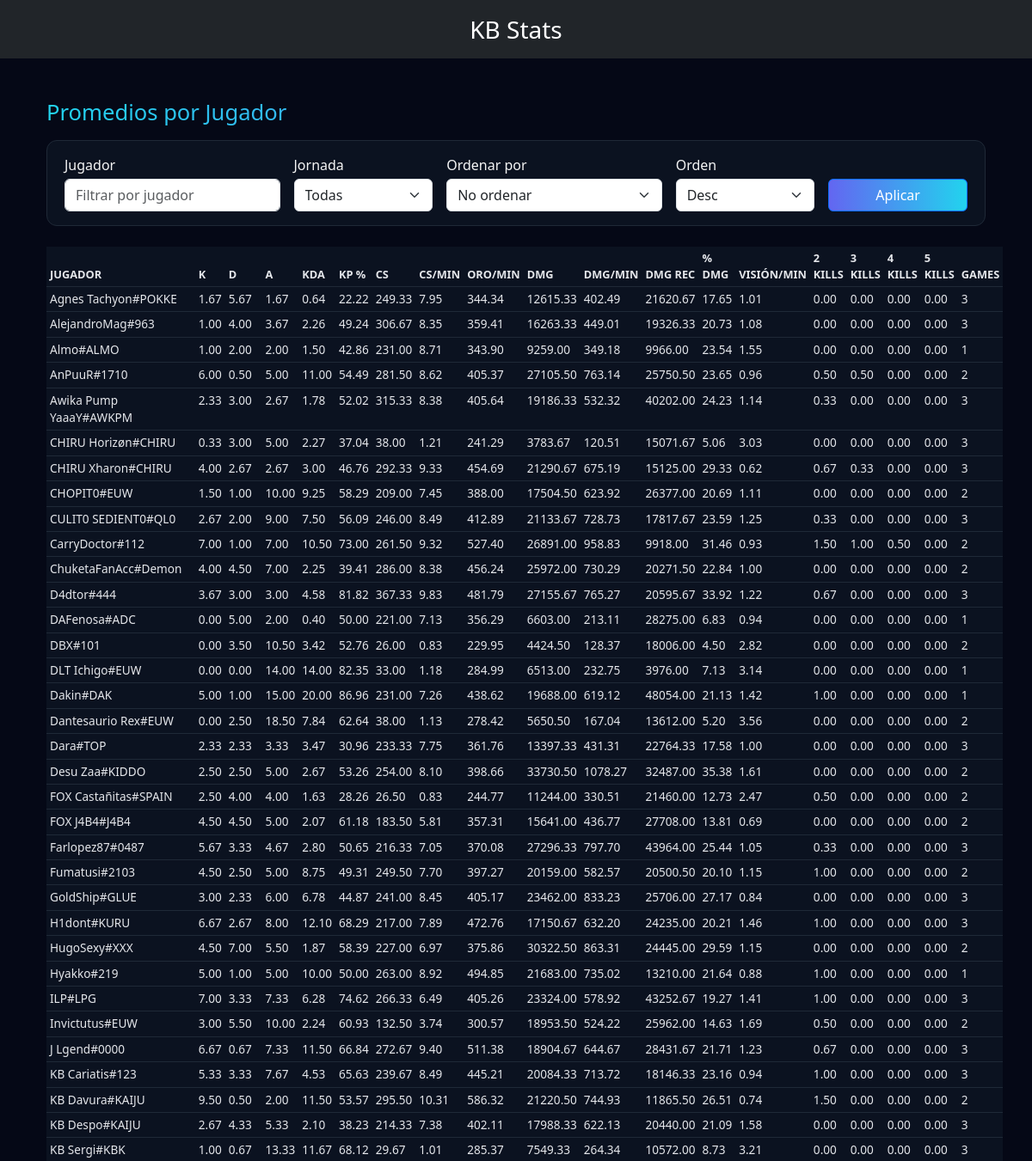
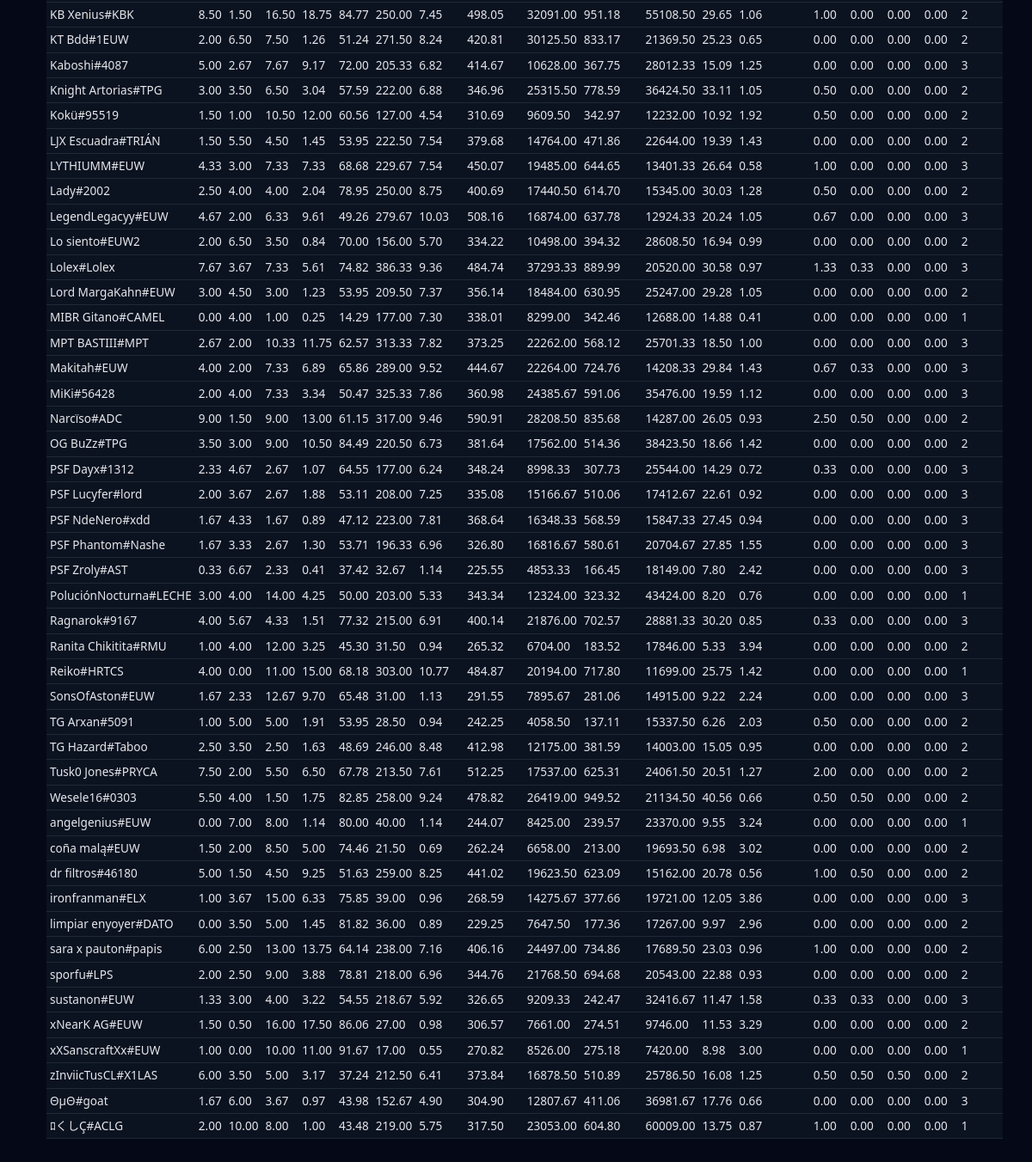
The page /promedios_jugadores/?format=html on the database its author committed (2 pictures, top to bottom).
### KBStats/Cinturones/models.py (models this page shows, shortened)
class StatsJugador(models.Model):
	partida = models.ForeignKey(Partida, on_delete=models.CASCADE, related_name='stats_jugadores')
	jugador = models.ForeignKey(Jugador, on_delete=models.CASCADE, related_name='stats')
	campeon = models.CharField(max_length=100, blank=True, null=True)
	rol = models.CharField(max_length=20, blank=True, null=True)
	equipo_nombre = models.CharField(max_length=200, blank=True, null=True)
	kills = models.IntegerField(default=0)
	muertes = models.IntegerField(default=0)
	asistencias = models.IntegerField(default=0)
	kda = models.FloatField(default=0.0)
	kp_porcentaje = models.FloatField(default=0.0)
	oro_min = models.FloatField(default=0.0)
	dano_infligido = models.BigIntegerField(default=0)
	porcentaje_dano_equipo = models.FloatField(default=0.0)
	dano_min = models.FloatField(default=0.0)
	dano_recibido = models.BigIntegerField(default=0)
	cs = models.IntegerField(default=0)
	cs_min = models.FloatField(default=0.0)
	vision_min = models.FloatField(default=0.0)
	double_kills = models.IntegerField(default=0)
	triple_kills = models.IntegerField(default=0)
	quadra_kills = models.IntegerField(default=0)
	penta_kills = models.IntegerField(default=0)
	created_at = models.DateTimeField(auto_now_add=True)
	class Meta:
		verbose_name = "Estadística de Jugador"
		verbose_name_plural = "Estadísticas de Jugadores"
		unique_together = ('partida', 'jugador')

### KBStats/Cinturones/views.py (the view)
# urls.py: path('promedios_jugadores/', promedios_jugadores, name='promedios_jugadores'),
def promedios_jugadores(request):
	jornadas_disponibles = (Partida.objects
							 .exclude(jornada__isnull=True)
							 .exclude(jornada__exact='')
							 .values_list('jornada', flat=True)
							 .distinct()
							 .order_by('jornada'))
	jornada = request.GET.get('jornada')
	jugador_q = request.GET.get('jugador')
	sort = request.GET.get('sort')
	order = request.GET.get('order', 'desc')
	qs = StatsJugador.objects.all()
	if jornada:
		qs = qs.filter(partida__jornada=jornada)
	if jugador_q:
		qs = qs.filter(jugador__nombre__icontains=jugador_q)
	agregados = qs.values('jugador__id', 'jugador__nombre').annotate(
		avg_kills=Avg('kills'),
		avg_muertes=Avg('muertes'),
		avg_asistencias=Avg('asistencias'),
		avg_kda=Avg('kda'),
		avg_kp=Avg('kp_porcentaje'),
		avg_oro_min=Avg('oro_min'),
		avg_dano_infligido=Avg('dano_infligido'),
		avg_porcentaje_dano_equipo=Avg('porcentaje_dano_equipo'),
		avg_dano_min=Avg('dano_min'),
		avg_dano_recibido=Avg('dano_recibido'),
		avg_cs=Avg('cs'),
		avg_cs_min=Avg('cs_min'),
		avg_vision_min=Avg('vision_min'),
		avg_double=Avg('double_kills'),
		avg_triple=Avg('triple_kills'),
		avg_quadra=Avg('quadra_kills'),
		avg_penta=Avg('penta_kills'),
		games_played=Count('partida__id'),
	)
	sort_map = {
		'nombre': 'jugador__nombre',
		'kills': 'avg_kills',
		'muertes': 'avg_muertes',
		'asistencias': 'avg_asistencias',
		'kda': 'avg_kda',
		'kp': 'avg_kp',
		'oro_min': 'avg_oro_min',
		'dano': 'avg_dano_infligido',
		'dano_min': 'avg_dano_min',
		'dano_recibido': 'avg_dano_recibido',
		'porcentaje_dano_equipo': 'avg_porcentaje_dano_equipo',
		'cs': 'avg_cs',
		'cs_min': 'avg_cs_min',
		'vision_min': 'avg_vision_min',
		'double_kills': 'avg_double',
		'triple_kills': 'avg_triple',
		'quadra_kills': 'avg_quadra',
		'penta_kills': 'avg_penta',
		'games': 'games_played',
	}
	if sort in sort_map:
		field = sort_map[sort]
		if order == 'desc':
			field = f'-{field}'
		agregados = agregados.order_by(field)
	else:
		agregados = agregados.order_by('jugador__nombre')
	resultados = []
	for a in agregados:
		resultados.append({
			'jugador_id': a['jugador__id'],
			'jugador_nombre': a['jugador__nombre'],
			'avg_kills': float(a['avg_kills'] or 0.0),
			'avg_muertes': float(a['avg_muertes'] or 0.0),
			'avg_asistencias': float(a['avg_asistencias'] or 0.0),
			'avg_kda': float(a['avg_kda'] or 0.0),
			'avg_kp': float(a['avg_kp'] or 0.0),
			'avg_oro_min': float(a['avg_oro_min'] or 0.0),
			'avg_dano_infligido': float(a['avg_dano_infligido'] or 0.0),
			'avg_porcentaje_dano_equipo': float(a['avg_porcentaje_dano_equipo'] or 0.0),
			'avg_dano_min': float(a['avg_dano_min'] or 0.0),
			'avg_dano_recibido': float(a['avg_dano_recibido'] or 0.0),
			'avg_cs': float(a['avg_cs'] or 0.0),
			'avg_cs_min': float(a['avg_cs_min'] or 0.0),
			'avg_vision_min': float(a['avg_vision_min'] or 0.0),
			'avg_double': float(a['avg_double'] or 0.0),
			'avg_triple': float(a['avg_triple'] or 0.0),
			'avg_quadra': float(a['avg_quadra'] or 0.0),
			'avg_penta': float(a['avg_penta'] or 0.0),
			'games_played': a['games_played'],
		})
	wants_html = request.GET.get('format') == 'html' or 'text/html' in request.META.get('HTTP_ACCEPT', '')
	if wants_html:
		return render(request, 'Cinturones/promedios_jugadores.html', {
			'jugadores': resultados,
			'jornada': jornada,
			'filtro_jugador': jugador_q,
			'sort': sort,
			'order': order,
			'jornadas_disponibles': list(jornadas_disponibles),
		})
	return JsonResponse({'jugadores': resultados, 'jornadas_disponibles': list(jornadas_disponibles)})

### KBStats/Cinturones/templates/Cinturones/promedios_jugadores.html (shortened to what this page needs)
{% extends 'Cinturones/base.html' %}
{% block content %}
<div class="container py-4">
  <h1 class="page-title mb-3">
    Promedios por Jugador{% if jornada %} — Jornada {{ jornada }}{% endif %}
  </h1>
  <div class="filter-card">
    <form method="get" class="row g-3 align-items-end">
      <div class="col-md-3">
        <label class="form-label mb-1">Jugador</label>
        <input
          type="text"
          name="jugador"
          value="{{ filtro_jugador|default_if_none:'' }}"
          class="form-control"
          placeholder="Filtrar por jugador"
        />
      </div>
      <div class="col-md-2">
        <label for="jornada" class="form-label mb-1">Jornada</label>
        <select name="jornada" id="jornada" class="form-select">
          <option value="">Todas</option>
        </select>
      </div>
      <div class="col-md-3">
        <label for="sort" class="form-label mb-1">Ordenar por</label>
        <select name="sort" id="sort" class="form-select">
          <option value="">No ordenar</option>
        </select>
      </div>
      <div class="col-md-2">
        <label for="order" class="form-label mb-1">Orden</label>
        <select name="order" id="order" class="form-select">
          <option value="desc" {% if order == 'desc' %}selected{% endif %}>Desc</option>
        </select>
      </div>
      <div class="col-md-2 d-grid">
        <button class="btn btn-primary">Aplicar</button>
      </div>
    </form>
  </div>
  <table class="table table-dark-kb table-hover table-sm">
    <thead>
      <tr>
        <th>Jugador</th>
        <th>K</th>
        <th>D</th>
        <th>A</th>
        <th>KDA</th>
        <th>KP %</th>
        <th>CS</th>
        <th>CS/min</th>
        <th>Oro/min</th>
        <th>Dmg</th>
        <th>Dmg/min</th>
        <th>Dmg Rec</th>
        <th>% Dmg</th>
        <th>Visión/min</th>
        <th>2 kills</th>
        <th>3 kills</th>
        <th>4 kills</th>
        <th>5 kills</th>
        <th>Games</th>
      </tr>
    </thead>
    <tbody>
      {% for j in jugadores %}
      <tr>
        <td>{{ j.jugador_nombre }}</td>
        <td>{{ j.avg_kills|floatformat:2 }}</td>
        <td>{{ j.avg_muertes|floatformat:2 }}</td>
        <td>{{ j.avg_asistencias|floatformat:2 }}</td>
        <td>{{ j.avg_kda|floatformat:2 }}</td>
        <td>{{ j.avg_kp|floatformat:2 }}</td>
        <td>{{ j.avg_cs|floatformat:2 }}</td>
        <td>{{ j.avg_cs_min|floatformat:2 }}</td>
        <td>{{ j.avg_oro_min|floatformat:2 }}</td>
        <td>{{ j.avg_dano_infligido|floatformat:2 }}</td>
        <td>{{ j.avg_dano_min|floatformat:2 }}</td>
        <td>{{ j.avg_dano_recibido|floatformat:2 }}</td>
        <td>{{ j.avg_porcentaje_dano_equipo|floatformat:2 }}</td>
        <td>{{ j.avg_vision_min|floatformat:2 }}</td>
        <td>{{ j.avg_double|floatformat:2 }}</td>
        <td>{{ j.avg_triple|floatformat:2 }}</td>
        <td>{{ j.avg_quadra|floatformat:2 }}</td>
        <td>{{ j.avg_penta|floatformat:2 }}</td>
        <td>{{ j.games_played }}</td>
      </tr>
      {% empty %}
      <tr>
        <td colspan="19">No hay datos.</td>
      </tr>
      {% endfor %}
    </tbody>
  </table>
</div>
{% endblock %}

### static/css/kbstats.css (style rules this page uses)
body { background: #050816 !important; color: #f5f5f5 !important; }
.btn-primary { background: linear-gradient(90deg, #6366f1, #22d3ee); border: none; }
h1.page-title { font-size: 1.6rem; }
.table-dark-kb { --bs-table-bg: #1b273f; --bs-table-color: #e5e7eb; --bs-table-hover-bg: #414f6d; --bs-table-border-color: #1f2937; font-size: 0.87rem; border-color: #1f2937; }
.table-dark-kb > :not(caption) > * > * { background-color: #0b1220 !important; color: #e5e7eb; }
body { background: #050816; color: #e5e7eb; }
.page-title { background: linear-gradient(90deg, #22d3ee, #6366f1); background-clip: text; -webkit-background-clip: text; -webkit-text-fill-color: transparent; }
.filter-card { background: #0b1220; border: 1px solid #1f2937; border-radius: 0.75rem; padding: 1rem 1.25rem; margin-bottom: 1.5rem; }
.form-control, .form-select { background-color: #020617; border-color: #1f2937; color: #e5e7eb; }
.form-control::placeholder { color: #6b7280; }
.table-dark-kb { --bs-table-bg: #0b1220; --bs-table-color: #e5e7eb; --bs-table-border-color: #1f2937; --bs-table-hover-bg: #111827; font-size: 0.85rem; border-color: #1f2937; }
.table-dark-kb > :not(caption) > * > * { background-color: #0b1220 !important; color: #e5e7eb !important; border-color: #1f2937 !important; }
.table-dark-kb thead tr { background: linear-gradient(90deg, #111827, #020617); color: #cbd5e1 !important; font-size: 0.8rem; text-transform: uppercase; }

### rows shown on the page
StatsJugador: jugador_nombre "Almo#ALMO", avg_kills "1.00", avg_muertes "2.00", avg_asistencias "2.00", avg_kda "1.50", avg_kp "42.86", avg_cs "231.00", avg_cs_min "8.71", avg_oro_min "343.90", avg_dano_infligido "9259.00", avg_dano_min "349.18", avg_dano_recibido "9966.00", avg_porcentaje_dano_equipo "23.54", avg_vision_min "1.55", avg_double "0.00", avg_triple "0.00", avg_quadra "0.00", avg_penta "0.00", games_played "1"
StatsJugador: jugador_nombre "DAFenosa#ADC", avg_kills "0.00", avg_muertes "5.00", avg_asistencias "2.00", avg_kda "0.40", avg_kp "50.00", avg_cs "221.00", avg_cs_min "7.13", avg_oro_min "356.29", avg_dano_infligido "6603.00", avg_dano_min "213.11", avg_dano_recibido "28275.00", avg_porcentaje_dano_equipo "6.83", avg_vision_min "0.94", avg_double "0.00", avg_triple "0.00", avg_quadra "0.00", avg_penta "0.00", games_played "1"
StatsJugador: jugador_nombre "DLT Ichigo#EUW", avg_kills "0.00", avg_muertes "0.00", avg_asistencias "14.00", avg_kda "14.00", avg_kp "82.35", avg_cs "33.00", avg_cs_min "1.18", avg_oro_min "284.99", avg_dano_infligido "6513.00", avg_dano_min "232.75", avg_dano_recibido "3976.00", avg_porcentaje_dano_equipo "7.13", avg_vision_min "3.14", avg_double "0.00", avg_triple "0.00", avg_quadra "0.00", avg_penta "0.00", games_played "1"
StatsJugador: jugador_nombre "Dakin#DAK", avg_kills "5.00", avg_muertes "1.00", avg_asistencias "15.00", avg_kda "20.00", avg_kp "86.96", avg_cs "231.00", avg_cs_min "7.26", avg_oro_min "438.62", avg_dano_infligido "19688.00", avg_dano_min "619.12", avg_dano_recibido "48054.00", avg_porcentaje_dano_equipo "21.13", avg_vision_min "1.42", avg_double "1.00", avg_triple "0.00", avg_quadra "0.00", avg_penta "0.00", games_played "1"
StatsJugador: jugador_nombre "Hyakko#219", avg_kills "5.00", avg_muertes "1.00", avg_asistencias "5.00", avg_kda "10.00", avg_kp "50.00", avg_cs "263.00", avg_cs_min "8.92", avg_oro_min "494.85", avg_dano_infligido "21683.00", avg_dano_min "735.02", avg_dano_recibido "13210.00", avg_porcentaje_dano_equipo "21.64", avg_vision_min "0.88", avg_double "1.00", avg_triple "0.00", avg_quadra "0.00", avg_penta "0.00", games_played "1"
StatsJugador: jugador_nombre "MIBR Gitano#CAMEL", avg_kills "0.00", avg_muertes "4.00", avg_asistencias "1.00", avg_kda "0.25", avg_kp "14.29", avg_cs "177.00", avg_cs_min "7.30", avg_oro_min "338.01", avg_dano_infligido "8299.00", avg_dano_min "342.46", avg_dano_recibido "12688.00", avg_porcentaje_dano_equipo "14.88", avg_vision_min "0.41", avg_double "0.00", avg_triple "0.00", avg_quadra "0.00", avg_penta "0.00", games_played "1"
StatsJugador: jugador_nombre "PoluciónNocturna#LECHE", avg_kills "3.00", avg_muertes "4.00", avg_asistencias "14.00", avg_kda "4.25", avg_kp "50.00", avg_cs "203.00", avg_cs_min "5.33", avg_oro_min "343.34", avg_dano_infligido "12324.00", avg_dano_min "323.32", avg_dano_recibido "43424.00", avg_porcentaje_dano_equipo "8.20", avg_vision_min "0.76", avg_double "0.00", avg_triple "0.00", avg_quadra "0.00", avg_penta "0.00", games_played "1"
StatsJugador: jugador_nombre "Reiko#HRTCS", avg_kills "4.00", avg_muertes "0.00", avg_asistencias "11.00", avg_kda "15.00", avg_kp "68.18", avg_cs "303.00", avg_cs_min "10.77", avg_oro_min "484.87", avg_dano_infligido "20194.00", avg_dano_min "717.80", avg_dano_recibido "11699.00", avg_porcentaje_dano_equipo "25.75", avg_vision_min "1.42", avg_double "0.00", avg_triple "0.00", avg_quadra "0.00", avg_penta "0.00", games_played "1"
StatsJugador: jugador_nombre "angelgenius#EUW", avg_kills "0.00", avg_muertes "7.00", avg_asistencias "8.00", avg_kda "1.14", avg_kp "80.00", avg_cs "40.00", avg_cs_min "1.14", avg_oro_min "244.07", avg_dano_infligido "8425.00", avg_dano_min "239.57", avg_dano_recibido "23370.00", avg_porcentaje_dano_equipo "9.55", avg_vision_min "3.24", avg_double "0.00", avg_triple "0.00", avg_quadra "0.00", avg_penta "0.00", games_played "1"
StatsJugador: jugador_nombre "xXSanscraftXx#EUW", avg_kills "1.00", avg_muertes "0.00", avg_asistencias "10.00", avg_kda "11.00", avg_kp "91.67", avg_cs "17.00", avg_cs_min "0.55", avg_oro_min "270.82", avg_dano_infligido "8526.00", avg_dano_min "275.18", avg_dano_recibido "7420.00", avg_porcentaje_dano_equipo "8.98", avg_vision_min "3.00", avg_double "0.00", avg_triple "0.00", avg_quadra "0.00", avg_penta "0.00", games_played "1"
StatsJugador: jugador_nombre "ﾛくしÇ#ACLG", avg_kills "2.00", avg_muertes "10.00", avg_asistencias "8.00", avg_kda "1.00", avg_kp "43.48", avg_cs "219.00", avg_cs_min "5.75", avg_oro_min "317.50", avg_dano_infligido "23053.00", avg_dano_min "604.80", avg_dano_recibido "60009.00", avg_porcentaje_dano_equipo "13.75", avg_vision_min "0.87", avg_double "1.00", avg_triple "0.00", avg_quadra "0.00", avg_penta "0.00", games_played "1"

### other values the page prints
{{ j.jugador_nombre }} "Agnеs Tachyon#POKKE" "AlejandroMag#963" "AnPuuR#1710" "Awika Pump YaaaY#AWKPM" "CHIRU Horizøn#CHIRU" "CHIRU Xharon#CHIRU" "CHOPIT0#EUW" "CULIT0 SEDIENT0#QL0" "CarryDoctor#112" "ChuketaFanAcc#Demon" "D4dtor#444" "DBX#101" "Dantesaurio Rex#EUW" "Dara#TOP" "Desu Zaa#KIDDO" "FOX Castañitas#SPAIN" "FOX J4B4#J4B4" "Farlopez87#0487" "Fumatusi#2103" "GoldShip#GLUE" "H1dont#KURU" "HugoSexy#XXX" "ILP#LPG" "Invictutus#EUW" "J Lgend#0000" "KB Cariatis#123" "KB Davura#KAIJU" "KB Despo#KAIJU" "KB Sergi#KBK" "KB Xenius#KBK" "KT Bdd#1EUW" "Kaboshi#4087" "Knight Artorias#TPG" "Kokü#95519" "LJX Escuadra#TRIÁN" "LYTHIUMM#EUW" "Lady#2002" "LegendLegacyy#EUW" "Lo siento#EUW2" "Lolex#Lolex" "Lord MargaKahn#EUW" "MPT BASTIII#MPT" "Makitah#EUW" "MiKi#56428" "Narcïso#ADC" "OG BuZz#TPG" "PSF Dayx#1312" "PSF Lucyfer#lord" "PSF NdeNero#xdd" "PSF Phantom#Nashe" "PSF Zroly#AST" "Ragnarok#9167" "Ranita Chikitita#RMU" "SonsOfAston#EUW" "TG Arxan#5091" "TG Hazard#Taboo" "Tusk0 Jones#PRYCA" "Wesele16#0303" "coña malą#EUW" "dr filtros#46180" "ironfranman#ELX" "limpiar enyoyer#DATO" "sara x pauton#papis" "sporfu#LPS" "sustanon#EUW" "xNearK AG#EUW" "zInviicTusCL#X1LAS" "ΘμΘ#goat"
{{ j.avg_kills|floatformat:2 }} "1.67" "1.00" "6.00" "2.33" "0.33" "4.00" "1.50" "2.67" "7.00" "4.00" "3.67" "0.00" "0.00" "2.33" "2.50" "2.50" "4.50" "5.67" "4.50" "3.00" "6.67" "4.50" "7.00" "3.00" "6.67" "5.33" "9.50" "2.67" "1.00" "8.50" "2.00" "5.00" "3.00" "1.50" "1.50" "4.33" "2.50" "4.67" "2.00" "7.67" "3.00" "2.67" "4.00" "2.00" "9.00" "3.50" "2.33" "2.00" "1.67" "1.67" "0.33" "4.00" "1.00" "1.67" "1.00" "2.50" "7.50" "5.50" "1.50" "5.00" "1.00" "0.00" "6.00" "2.00" "1.33" "1.50" "6.00" "1.67"
{{ j.avg_muertes|floatformat:2 }} "5.67" "4.00" "0.50" "3.00" "3.00" "2.67" "1.00" "2.00" "1.00" "4.50" "3.00" "3.50" "2.50" "2.33" "2.50" "4.00" "4.50" "3.33" "2.50" "2.33" "2.67" "7.00" "3.33" "5.50" "0.67" "3.33" "0.50" "4.33" "0.67" "1.50" "6.50" "2.67" "3.50" "1.00" "5.50" "3.00" "4.00" "2.00" "6.50" "3.67" "4.50" "2.00" "2.00" "4.00" "1.50" "3.00" "4.67" "3.67" "4.33" "3.33" "6.67" "5.67" "4.00" "2.33" "5.00" "3.50" "2.00" "4.00" "2.00" "1.50" "3.67" "3.50" "2.50" "2.50" "3.00" "0.50" "3.50" "6.00"
{{ j.avg_asistencias|floatformat:2 }} "1.67" "3.67" "5.00" "2.67" "5.00" "2.67" "10.00" "9.00" "7.00" "7.00" "3.00" "10.50" "18.50" "3.33" "5.00" "4.00" "5.00" "4.67" "5.00" "6.00" "8.00" "5.50" "7.33" "10.00" "7.33" "7.67" "2.00" "5.33" "13.33" "16.50" "7.50" "7.67" "6.50" "10.50" "4.50" "7.33" "4.00" "6.33" "3.50" "7.33" "3.00" "10.33" "7.33" "7.33" "9.00" "9.00" "2.67" "2.67" "1.67" "2.67" "2.33" "4.33" "12.00" "12.67" "5.00" "2.50" "5.50" "1.50" "8.50" "4.50" "15.00" "5.00" "13.00" "9.00" "4.00" "16.00" "5.00" "3.67"
{{ j.avg_kda|floatformat:2 }} "0.64" "2.26" "11.00" "1.78" "2.27" "3.00" "9.25" "7.50" "10.50" "2.25" "4.58" "3.42" "7.84" "3.47" "2.67" "1.63" "2.07" "2.80" "8.75" "6.78" "12.10" "1.87" "6.28" "2.24" "11.50" "4.53" "11.50" "2.10" "11.67" "18.75" "1.26" "9.17" "3.04" "12.00" "1.45" "7.33" "2.04" "9.61" "0.84" "5.61" "1.23" "11.75" "6.89" "3.34" "13.00" "10.50" "1.07" "1.88" "0.89" "1.30" "0.41" "1.51" "3.25" "9.70" "1.91" "1.63" "6.50" "1.75" "5.00" "9.25" "6.33" "1.45" "13.75" "3.88" "3.22" "17.50" "3.17" "0.97"
{{ j.avg_kp|floatformat:2 }} "22.22" "49.24" "54.49" "52.02" "37.04" "46.76" "58.29" "56.09" "73.00" "39.41" "81.82" "52.76" "62.64" "30.96" "53.26" "28.26" "61.18" "50.65" "49.31" "44.87" "68.29" "58.39" "74.62" "60.93" "66.84" "65.63" "53.57" "38.23" "68.12" "84.77" "51.24" "72.00" "57.59" "60.56" "53.95" "68.68" "78.95" "49.26" "70.00" "74.82" "53.95" "62.57" "65.86" "50.47" "61.15" "84.49" "64.55" "53.11" "47.12" "53.71" "37.42" "77.32" "45.30" "65.48" "53.95" "48.69" "67.78" "82.85" "74.46" "51.63" "75.85" "81.82" "64.14" "78.81" "54.55" "86.06" "37.24" "43.98"
{{ j.avg_cs|floatformat:2 }} "249.33" "306.67" "281.50" "315.33" "38.00" "292.33" "209.00" "246.00" "261.50" "286.00" "367.33" "26.00" "38.00" "233.33" "254.00" "26.50" "183.50" "216.33" "249.50" "241.00" "217.00" "227.00" "266.33" "132.50" "272.67" "239.67" "295.50" "214.33" "29.67" "250.00" "271.50" "205.33" "222.00" "127.00" "222.50" "229.67" "250.00" "279.67" "156.00" "386.33" "209.50" "313.33" "289.00" "325.33" "317.00" "220.50" "177.00" "208.00" "223.00" "196.33" "32.67" "215.00" "31.50" "31.00" "28.50" "246.00" "213.50" "258.00" "21.50" "259.00" "39.00" "36.00" "238.00" "218.00" "218.67" "27.00" "212.50" "152.67"
{{ j.avg_cs_min|floatformat:2 }} "7.95" "8.35" "8.62" "8.38" "1.21" "9.33" "7.45" "8.49" "9.32" "8.38" "9.83" "0.83" "1.13" "7.75" "8.10" "0.83" "5.81" "7.05" "7.70" "8.45" "7.89" "6.97" "6.49" "3.74" "9.40" "8.49" "10.31" "7.38" "1.01" "7.45" "8.24" "6.82" "6.88" "4.54" "7.54" "7.54" "8.75" "10.03" "5.70" "9.36" "7.37" "7.82" "9.52" "7.86" "9.46" "6.73" "6.24" "7.25" "7.81" "6.96" "1.14" "6.91" "0.94" "1.13" "0.94" "8.48" "7.61" "9.24" "0.69" "8.25" "0.96" "0.89" "7.16" "6.96" "5.92" "0.98" "6.41" "4.90"
{{ j.avg_oro_min|floatformat:2 }} "344.34" "359.41" "405.37" "405.64" "241.29" "454.69" "388.00" "412.89" "527.40" "456.24" "481.79" "229.95" "278.42" "361.76" "398.66" "244.77" "357.31" "370.08" "397.27" "405.17" "472.76" "375.86" "405.26" "300.57" "511.38" "445.21" "586.32" "402.11" "285.37" "498.05" "420.81" "414.67" "346.96" "310.69" "379.68" "450.07" "400.69" "508.16" "334.22" "484.74" "356.14" "373.25" "444.67" "360.98" "590.91" "381.64" "348.24" "335.08" "368.64" "326.80" "225.55" "400.14" "265.32" "291.55" "242.25" "412.98" "512.25" "478.82" "262.24" "441.02" "268.59" "229.25" "406.16" "344.76" "326.65" "306.57" "373.84" "304.90"
{{ j.avg_dano_infligido|floatformat:2 }} "12615.33" "16263.33" "27105.50" "19186.33" "3783.67" "21290.67" "17504.50" "21133.67" "26891.00" "25972.00" "27155.67" "4424.50" "5650.50" "13397.33" "33730.50" "11244.00" "15641.00" "27296.33" "20159.00" "23462.00" "17150.67" "30322.50" "23324.00" "18953.50" "18904.67" "20084.33" "21220.50" "17988.33" "7549.33" "32091.00" "30125.50" "10628.00" "25315.50" "9609.50" "14764.00" "19485.00" "17440.50" "16874.00" "10498.00" "37293.33" "18484.00" "22262.00" "22264.00" "24385.67" "28208.50" "17562.00" "8998.33" "15166.67" "16348.33" "16816.67" "4853.33" "21876.00" "6704.00" "7895.67" "4058.50" "12175.00" "17537.00" "26419.00" "6658.00" "19623.50" "14275.67" "7647.50" "24497.00" "21768.50" "9209.33" "7661.00" "16878.50" "12807.67"
{{ j.avg_dano_min|floatformat:2 }} "402.49" "449.01" "763.14" "532.32" "120.51" "675.19" "623.92" "728.73" "958.83" "730.29" "765.27" "128.37" "167.04" "431.31" "1078.27" "330.51" "436.77" "797.70" "582.57" "833.23" "632.20" "863.31" "578.92" "524.22" "644.67" "713.72" "744.93" "622.13" "264.34" "951.18" "833.17" "367.75" "778.59" "342.97" "471.86" "644.65" "614.70" "637.78" "394.32" "889.99" "630.95" "568.12" "724.76" "591.06" "835.68" "514.36" "307.73" "510.06" "568.59" "580.61" "166.45" "702.57" "183.52" "281.06" "137.11" "381.59" "625.31" "949.52" "213.00" "623.09" "377.66" "177.36" "734.86" "694.68" "242.47" "274.51" "510.89" "411.06"
{{ j.avg_dano_recibido|floatformat:2 }} "21620.67" "19326.33" "25750.50" "40202.00" "15071.67" "15125.00" "26377.00" "17817.67" "9918.00" "20271.50" "20595.67" "18006.00" "13612.00" "22764.33" "32487.00" "21460.00" "27708.00" "43964.00" "20500.50" "25706.00" "24235.00" "24445.00" "43252.67" "25962.00" "28431.67" "18146.33" "11865.50" "20440.00" "10572.00" "55108.50" "21369.50" "28012.33" "36424.50" "12232.00" "22644.00" "13401.33" "15345.00" "12924.33" "28608.50" "20520.00" "25247.00" "25701.33" "14208.33" "35476.00" "14287.00" "38423.50" "25544.00" "17412.67" "15847.33" "20704.67" "18149.00" "28881.33" "17846.00" "14915.00" "15337.50" "14003.00" "24061.50" "21134.50" "19693.50" "15162.00" "19721.00" "17267.00" "17689.50" "20543.00" "32416.67" "9746.00" "25786.50" "36981.67"
{{ j.avg_porcentaje_dano_equipo|floatformat:2 }} "17.65" "20.73" "23.65" "24.23" "5.06" "29.33" "20.69" "23.59" "31.46" "22.84" "33.92" "4.50" "5.20" "17.58" "35.38" "12.73" "13.81" "25.44" "20.10" "27.17" "20.21" "29.59" "19.27" "14.63" "21.71" "23.16" "26.51" "21.09" "8.73" "29.65" "25.23" "15.09" "33.11" "10.92" "19.39" "26.64" "30.03" "20.24" "16.94" "30.58" "29.28" "18.50" "29.84" "19.59" "26.05" "18.66" "14.29" "22.61" "27.45" "27.85" "7.80" "30.20" "5.33" "9.22" "6.26" "15.05" "20.51" "40.56" "6.98" "20.78" "12.05" "9.97" "23.03" "22.88" "11.47" "11.53" "16.08" "17.76"
{{ j.avg_vision_min|floatformat:2 }} "1.01" "1.08" "0.96" "1.14" "3.03" "0.62" "1.11" "1.25" "0.93" "1.00" "1.22" "2.82" "3.56" "1.00" "1.61" "2.47" "0.69" "1.05" "1.15" "0.84" "1.46" "1.15" "1.41" "1.69" "1.23" "0.94" "0.74" "1.58" "3.21" "1.06" "0.65" "1.25" "1.05" "1.92" "1.43" "0.58" "1.28" "1.05" "0.99" "0.97" "1.05" "1.00" "1.43" "1.12" "0.93" "1.42" "0.72" "0.92" "0.94" "1.55" "2.42" "0.85" "3.94" "2.24" "2.03" "0.95" "1.27" "0.66" "3.02" "0.56" "3.86" "2.96" "0.96" "0.93" "1.58" "3.29" "1.25" "0.66"
{{ j.avg_double|floatformat:2 }} "0.00" "0.00" "0.50" "0.33" "0.00" "0.67" "0.00" "0.33" "1.50" "0.00" "0.67" "0.00" "0.00" "0.00" "0.00" "0.50" "0.00" "0.33" "1.00" "0.00" "1.00" "0.00" "1.00" "0.50" "0.67" "1.00" "1.50" "0.00" "0.00" "1.00" "0.00" "0.00" "0.50" "0.50" "0.00" "1.00" "0.50" "0.67" "0.00" "1.33" "0.00" "0.00" "0.67" "0.00" "2.50" "0.00" "0.33" "0.00" "0.00" "0.00" "0.00" "0.33" "0.00" "0.00" "0.50" "0.00" "2.00" "0.50" "0.00" "1.00" "0.00" "0.00" "1.00" "0.00" "0.33" "0.00" "0.50" "0.00"
